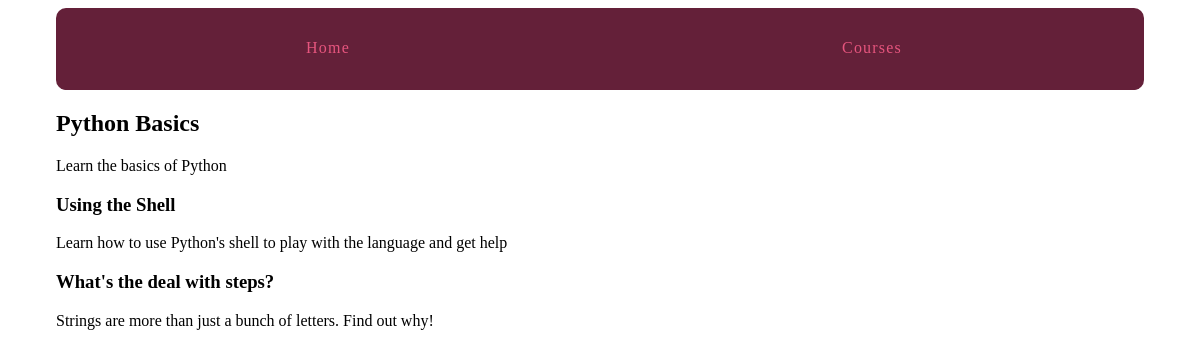
The page /courses/1/ on the database its author committed.
### courses/models.py (models this page shows, shortened)
class Course(models.Model):
    created_at = models.DateTimeField(auto_now_add=True)
    title = models.CharField(max_length=255)
    description = models.TextField()

class Step(models.Model):
    title = models.CharField(max_length=255)
    description = models.TextField()
    content = models.TextField(blank=True, default='')
    order = models.IntegerField(default=0)
    course = models.ForeignKey(Course)
    class Meta:
        ordering = ['order',]

### courses/views.py (the view)
# urls.py: url(r'(?P<pk>\d+)/$', views.course_detail, name='detail'),
def course_detail(request, pk):
    course = get_object_or_404(Course, pk=pk)
    return render(request, 'courses/course_detail.html', {'course': course})

### courses/templates/courses/course_detail.html (shortened to what this page needs)
{% extends 'layout.html' %}
{% block content %}
<article>
  <h2>{{ course.title }}</h2>
  {{ course.description}}
  <section>
    {% for step in course.step_set.all %}
      <h3>{{ step.title }}</h3>
      {{ step.description }}
    {% endfor %}
  </section>
</article>
{% endblock %}

### templates/layout.html (shortened to what this page needs)
{% load static from staticfiles %}
<!doctype html>
<html>
    <head>
        <link rel="stylesheet" href="{% static 'css/layout.css' %}">
    </head>
    <body>
        <div class="site-container">
            <nav>
                <a href="{% url 'views.hello_world' %}">Home</a>
                <a href="{% url 'courses:list' %}">Courses</a>
            </nav>
            {% block content %}{% endblock %}
        </div>
    </body>
</html>

### assets/css/layout.css (style rules this page uses)
html { box-sizing: border-box; }
*, *::after, *::before { box-sizing: inherit; }
.site-container { max-width: 68em; margin-left: auto; margin-right: auto; }
.site-container::after { clear: both; content: ""; display: table; }
.site-container nav { width: 100%; display: table; width: 100%; table-layout: fixed; border-bottom-left-radius: 10px; border-bottom-right-radius: 10px; border-top-left-radius: 10px; border-top-right-radius: 10px; border-bottom-left-radius: 10px; border-top-left-radius: 10px; border-bottom-right-radius: 10px; border-top-right-radius: 10px; background-color: #642039; margin-bottom: 1em; overflow: hidden; }
.site-container nav a { display: table-cell; width: 8.33333%; padding: 10px; border-bottom: 2px solid #642039; color: #e6557e; letter-spacing: 0.075em; line-height: 60px; text-align: center; text-decoration: none; }

### rows shown on the page
Course: title "Python Basics", description "Learn the basics of Python"
Step: title "Using the Shell", description "Learn how to use Python's shell to play with the language and get help"
Step: title "What's the deal with steps?", description "Strings are more than just a bunch of letters. Find out why!"
